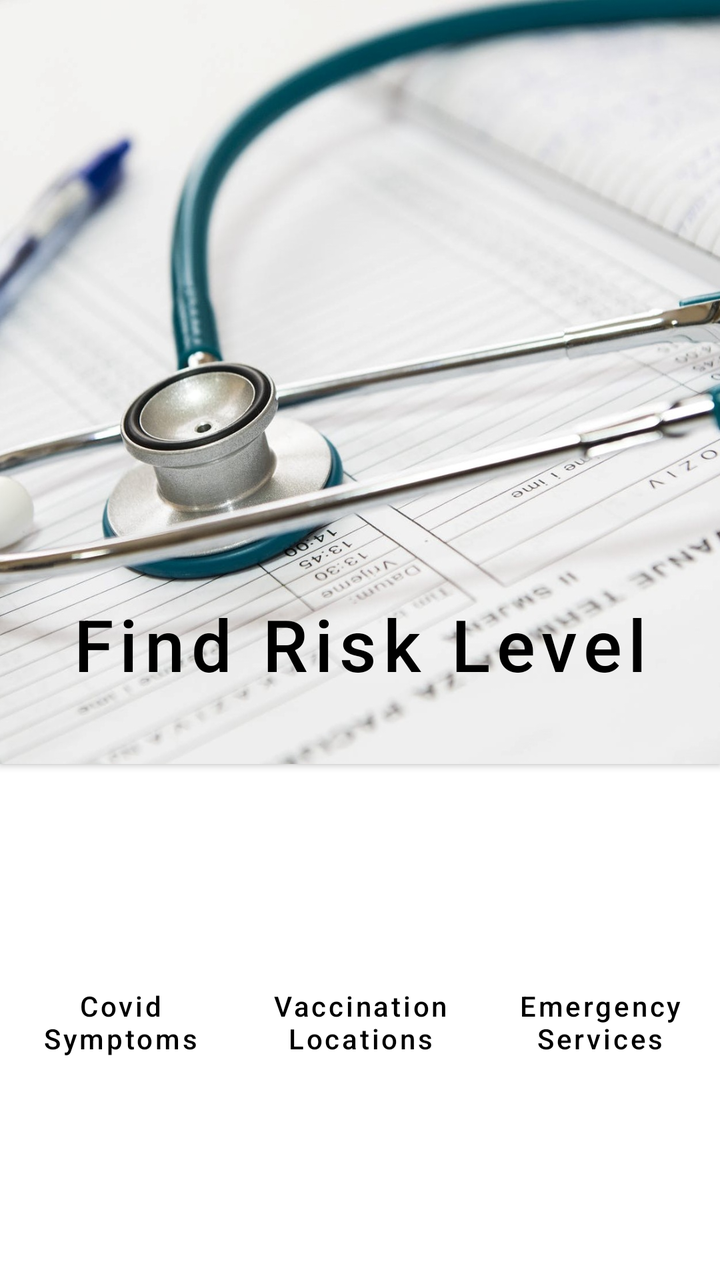
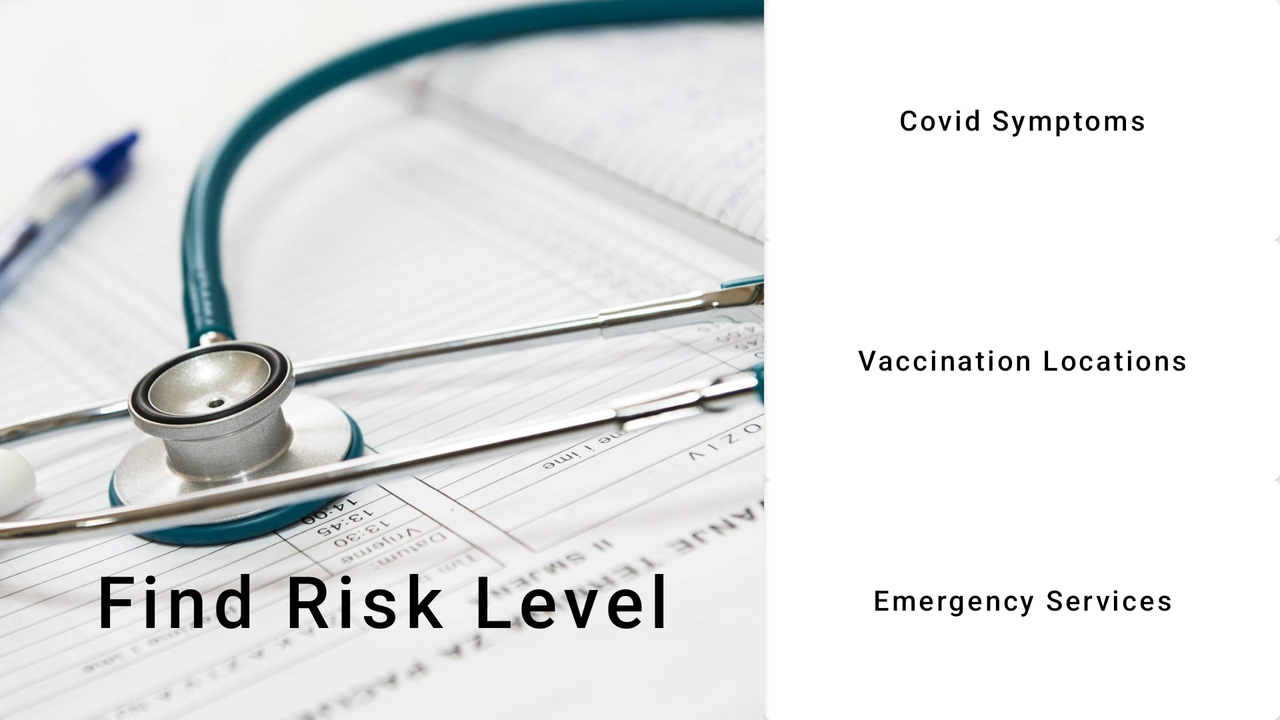

Two renders of one Android screen. The first uses the default layout on a phone; the second uses the alternative layout the repository ships for a different screen configuration, on a matching device. The two XML files are below.
<!-- AndroidManifest.xml: application theme Theme.CovidRiskAssessment -->
<!-- res/layout/activity_main.xml -->
<?xml version="1.0" encoding="utf-8"?>
<LinearLayout xmlns:android="http://schemas.android.com/apk/res/android"
    xmlns:app="http://schemas.android.com/apk/res-auto"
    xmlns:tools="http://schemas.android.com/tools"
    android:layout_width="match_parent"
    android:layout_height="match_parent"
    android:orientation="vertical"
    android:textAlignment="center"
    android:textDirection="inherit"

    android:weightSum="10"
    tools:context=".MainActivity">

    <Button
        android:id="@+id/riskButton"
        android:layout_width="match_parent"
        android:layout_height="10dp"
        android:layout_weight="6"
        android:background="@drawable/medical"
        android:drawablePadding="0dp"
        android:gravity="bottom|center"
        android:paddingBottom="30dp"
        android:text="@string/find_risk"
        android:textColor="@color/black"
        android:textSize="36sp"
        app:backgroundTint="@null"></Button>
    <LinearLayout
        android:layout_width="match_parent"
        android:layout_height="10dp"
        android:layout_weight="4"
        android:orientation="vertical">
        <LinearLayout
            android:layout_width="match_parent"
            android:layout_height="match_parent"
            android:orientation="vertical"
            android:weightSum="1">
            <LinearLayout
                android:layout_width="match_parent"
                android:layout_height="0dp"
                android:layout_weight="1"
                android:orientation="horizontal">


                <LinearLayout
                    android:layout_width="match_parent"
                    android:layout_height="match_parent">
                    <Button
                        android:id="@+id/symptomsButton"
                        android:layout_width="match_parent"
                        android:layout_height="match_parent"
                        android:layout_weight="1"
                        android:insetTop="0dp"
                        android:insetBottom="0dp"
                        android:text="@string/covid_symptoms"
                        android:textColor="@color/black"
                        android:textSize="14sp"
                        app:backgroundTint="@color/white"></Button>

                    <Button
                        android:id="@+id/locationsButton"
                        android:layout_width="match_parent"
                        android:layout_height="match_parent"
                        android:layout_weight="1"
                        android:insetTop="0dp"
                        android:insetBottom="0dp"
                        android:text="@string/vaccination_locations"
                        android:textColor="@color/black"
                        android:textSize="14sp"
                        app:backgroundTint="@color/white"></Button>

                    <Button
                        android:id="@+id/servicesButton"
                        android:layout_width="match_parent"
                        android:layout_height="match_parent"
                        android:layout_weight="1"
                        android:insetTop="0dp"
                        android:insetBottom="0dp"
                        android:text="@string/emergency_services"
                        android:textColor="@color/black"
                        android:textSize="14sp"
                        app:backgroundTint="@color/white"></Button>
                </LinearLayout>
            </LinearLayout>
        </LinearLayout>
    </LinearLayout>
</LinearLayout>
<!-- resources referenced by this layout -->
<resources>
  <!-- drawable medical: jpeg bitmap (drawable, 200365 bytes) -->
  <string name="covid_symptoms">Covid Symptoms</string>
  <string name="emergency_services">Emergency Services</string>
  <string name="find_risk">Find Risk Level</string>
  <string name="vaccination_locations">Vaccination Locations</string>
  <style name="Theme.CovidRiskAssessment" parent="Theme.MaterialComponents.DayNight.NoActionBar">
          
          <item name="colorPrimary">@color/purple_500</item>
          <item name="colorPrimaryVariant">@color/purple_700</item>
          <item name="colorOnPrimary">@color/white</item>
          
          <item name="colorSecondary">@color/teal_200</item>
          <item name="colorSecondaryVariant">@color/teal_700</item>
          <item name="colorOnSecondary">@color/black</item>
          
          <item name="android:statusBarColor" tools:targetApi="l">?attr/colorPrimaryVariant</item>
          
          <item name="android:textAllCaps">false</item>
      </style>
</resources>
<!-- res/layout-land/activity_main.xml (the repository's variant of the layout above) -->
<!-- drawn on the phone turned sideways -->
<?xml version="1.0" encoding="utf-8"?>
<LinearLayout xmlns:android="http://schemas.android.com/apk/res/android"
    xmlns:app="http://schemas.android.com/apk/res-auto"
    xmlns:tools="http://schemas.android.com/tools"
    android:layout_width="match_parent"
    android:layout_height="match_parent"
    android:orientation="horizontal"
    android:textAlignment="center"
    android:textDirection="inherit"
    android:weightSum="10"
    tools:context=".MainActivity">

    <Button
        android:id="@+id/riskButton"
        android:layout_width="10dp"
        android:layout_height="match_parent"
        android:layout_weight="6"
        android:background="@drawable/medical"
        android:drawablePadding="0dp"
        android:gravity="bottom|center"
        android:paddingBottom="30dp"
        android:text="@string/find_risk"
        android:textColor="@color/black"
        android:textSize="36sp"
        app:backgroundTint="@null"></Button>
    <LinearLayout
        android:layout_width="10dp"
        android:layout_height="match_parent"
        android:layout_weight="4"
        android:orientation="horizontal">
        <LinearLayout
            android:layout_width="match_parent"
            android:layout_height="match_parent"
            android:orientation="horizontal"
            android:weightSum="1">
            <LinearLayout
                android:layout_width="0dp"
                android:layout_height="match_parent"
                android:layout_weight="1"
                android:orientation="vertical">
                <LinearLayout
                    android:layout_width="match_parent"
                    android:layout_height="match_parent"
                    android:orientation="vertical"
                    android:weightSum = "3">

                    <Button
                        android:id="@+id/symptomsButton"
                        android:layout_width="match_parent"
                        android:layout_height="match_parent"
                        android:layout_weight="1"
                        android:insetTop="0dp"
                        android:insetBottom="0dp"
                        android:text="@string/covid_symptoms"
                        android:textColor="@color/black"
                        android:textSize="14sp"
                        app:backgroundTint="@color/white"></Button>

                    <Button
                        android:id="@+id/locationsButton"
                        android:layout_width="match_parent"
                        android:layout_height="match_parent"
                        android:layout_weight="1"
                        android:insetTop="0dp"
                        android:insetBottom="0dp"
                        android:text="@string/vaccination_locations"
                        android:textColor="@color/black"
                        android:textSize="14sp"
                        app:backgroundTint="@color/white"></Button>

                    <Button
                        android:id="@+id/servicesButton"
                        android:layout_width="match_parent"
                        android:layout_height="match_parent"
                        android:layout_weight="1"
                        android:insetTop="0dp"
                        android:insetBottom="0dp"
                        android:text="@string/emergency_services"
                        android:textColor="@color/black"
                        android:textSize="14sp"
                        app:backgroundTint="@color/white"></Button>
                </LinearLayout>
            </LinearLayout>
        </LinearLayout>
    </LinearLayout>
</LinearLayout>
